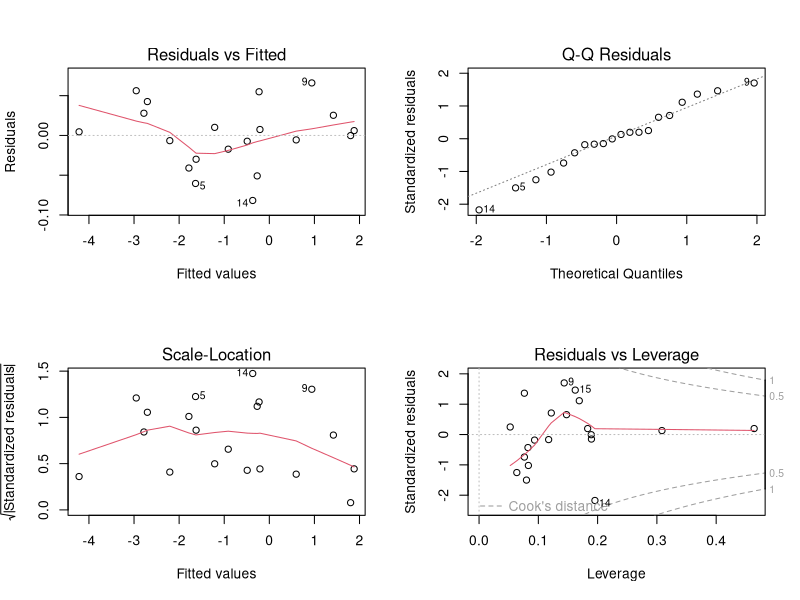

The R script that drew this image:
## ---- chunk 1
x1 <- rnorm(20)
x2 <- rnorm(20,2)
y <- -1+2*x1+0.01*x2 + rnorm(20,0,0.05)

modele <- lm(y~x1+x2) #ajuste le modele
summary(modele) # realise tous les tests utiles sur le modele
## ---- chunk 2
resid <- residuals(modele)
resid <- modele$residuals
## ---- chunk 3
par(mfrow=c(2,2))
plot(modele)
